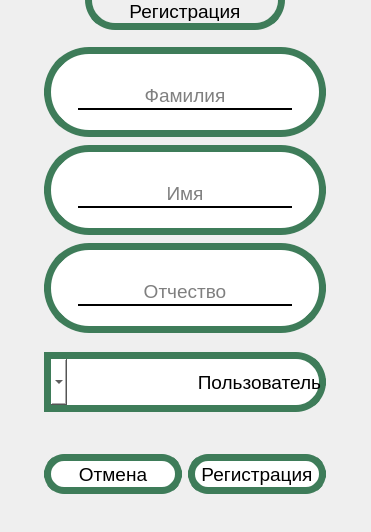
<?xml version="1.0" encoding="UTF-8"?>
<ui version="4.0">
 <class>RegFullInfo</class>
 <widget class="QDialog" name="RegFullInfo">
  <property name="geometry">
   <rect>
    <x>0</x>
    <y>0</y>
    <width>367</width>
    <height>530</height>
   </rect>
  </property>
  <property name="windowTitle">
   <string>Dialog</string>
  </property>
  <layout class="QGridLayout" name="gridLayout">
   <property name="topMargin">
    <number>0</number>
   </property>
   <item row="3" column="1" rowspan="2">
    <widget class="QWidget" name="widget_7" native="true">
     <property name="minimumSize">
      <size>
       <width>349</width>
       <height>485</height>
      </size>
     </property>
     <property name="maximumSize">
      <size>
       <width>349</width>
       <height>485</height>
      </size>
     </property>
     <layout class="QGridLayout" name="gridLayout_6">
      <property name="leftMargin">
       <number>0</number>
      </property>
      <property name="topMargin">
       <number>0</number>
      </property>
      <property name="rightMargin">
       <number>0</number>
      </property>
      <property name="bottomMargin">
       <number>0</number>
      </property>
      <item row="1" column="0">
       <widget class="QWidget" name="widget_5" native="true">
        <property name="maximumSize">
         <size>
          <width>16777215</width>
          <height>70</height>
         </size>
        </property>
        <layout class="QGridLayout" name="gridLayout_5">
         <property name="topMargin">
          <number>0</number>
         </property>
         <property name="bottomMargin">
          <number>0</number>
         </property>
         <item row="0" column="0" alignment="Qt::AlignmentFlag::AlignTop">
          <widget class="QComboBox" name="CBPermissions">
           <property name="minimumSize">
            <size>
             <width>0</width>
             <height>60</height>
            </size>
           </property>
           <property name="maximumSize">
            <size>
             <width>16777215</width>
             <height>40</height>
            </size>
           </property>
           <property name="font">
            <font>
             <pointsize>14</pointsize>
            </font>
           </property>
           <property name="layoutDirection">
            <enum>Qt::LayoutDirection::RightToLeft</enum>
           </property>
           <property name="styleSheet">
            <string notr="true">

    text-align: center;
	background:white;
	border:7px solid #3E7C59;
	border-bottom-right-radius:30;
	border-top-right-radius:30;
	color:black;
</string>
           </property>
           <property name="currentIndex">
            <number>0</number>
           </property>
           <property name="sizeAdjustPolicy">
            <enum>QComboBox::SizeAdjustPolicy::AdjustToContentsOnFirstShow</enum>
           </property>
           <item>
            <property name="text">
             <string>Пользователь</string>
            </property>
           </item>
           <item>
            <property name="text">
             <string>Администратор</string>
            </property>
           </item>
          </widget>
         </item>
        </layout>
       </widget>
      </item>
      <item row="2" column="0">
       <widget class="QWidget" name="widget_6" native="true">
        <layout class="QHBoxLayout" name="horizontalLayout">
         <item>
          <widget class="QPushButton" name="PBCancel">
           <property name="minimumSize">
            <size>
             <width>0</width>
             <height>40</height>
            </size>
           </property>
           <property name="font">
            <font>
             <pointsize>14</pointsize>
            </font>
           </property>
           <property name="styleSheet">
            <string notr="true">QPushButton{
	border-radius:20;
	background-color:white;
	color:black;
	border: 7px solid #3E7C59;
}

QPushButton:hover{
        background-color:#ACACAC;
}</string>
           </property>
           <property name="text">
            <string>Отмена</string>
           </property>
           <property name="autoDefault">
            <bool>false</bool>
           </property>
          </widget>
         </item>
         <item>
          <widget class="QPushButton" name="PBRegFullInfoReg">
           <property name="minimumSize">
            <size>
             <width>0</width>
             <height>40</height>
            </size>
           </property>
           <property name="font">
            <font>
             <pointsize>14</pointsize>
            </font>
           </property>
           <property name="styleSheet">
            <string notr="true">QPushButton{
	border-radius:20;
	background-color:white;
	color:black;
	border: 7px solid #3E7C59;
}

QPushButton:hover{
        background-color:#ACACAC;
}</string>
           </property>
           <property name="text">
            <string>Регистрация</string>
           </property>
           <property name="autoDefault">
            <bool>false</bool>
           </property>
          </widget>
         </item>
        </layout>
       </widget>
      </item>
      <item row="0" column="0">
       <widget class="QWidget" name="widget" native="true">
        <property name="minimumSize">
         <size>
          <width>300</width>
          <height>310</height>
         </size>
        </property>
        <property name="maximumSize">
         <size>
          <width>300</width>
          <height>310</height>
         </size>
        </property>
        <layout class="QVBoxLayout" name="verticalLayout">
         <item>
          <widget class="QWidget" name="widget_4" native="true">
           <property name="maximumSize">
            <size>
             <width>16777215</width>
             <height>90</height>
            </size>
           </property>
           <property name="styleSheet">
            <string notr="true">background:white;
border:7px solid #3E7C59;
border-radius:45;
</string>
           </property>
           <layout class="QGridLayout" name="gridLayout_2">
            <property name="bottomMargin">
             <number>0</number>
            </property>
            <item row="0" column="0">
             <widget class="QLineEdit" name="LESurname">
              <property name="font">
               <font>
                <pointsize>14</pointsize>
               </font>
              </property>
              <property name="styleSheet">
               <string notr="true">border: 0px solid red;
border-bottom: 2px solid black;
background: white;
height: 25px;
margin: 10 25;
color:black;</string>
              </property>
              <property name="alignment">
               <set>Qt::AlignmentFlag::AlignCenter</set>
              </property>
              <property name="placeholderText">
               <string>Фамилия</string>
              </property>
             </widget>
            </item>
           </layout>
          </widget>
         </item>
         <item>
          <widget class="QWidget" name="widget_2" native="true">
           <property name="maximumSize">
            <size>
             <width>16777215</width>
             <height>90</height>
            </size>
           </property>
           <property name="styleSheet">
            <string notr="true">background:white;
border:7px solid #3E7C59;
border-radius:45;
</string>
           </property>
           <layout class="QGridLayout" name="gridLayout_3">
            <property name="bottomMargin">
             <number>0</number>
            </property>
            <item row="0" column="0">
             <widget class="QLineEdit" name="LEName">
              <property name="font">
               <font>
                <pointsize>14</pointsize>
               </font>
              </property>
              <property name="styleSheet">
               <string notr="true">border: 0px solid red;
border-bottom: 2px solid black;
background: white;
height: 25px;
margin: 10 25;
color:black;</string>
              </property>
              <property name="alignment">
               <set>Qt::AlignmentFlag::AlignCenter</set>
              </property>
              <property name="placeholderText">
               <string>Имя</string>
              </property>
             </widget>
            </item>
           </layout>
          </widget>
         </item>
         <item>
          <widget class="QWidget" name="widget_3" native="true">
           <property name="maximumSize">
            <size>
             <width>16777215</width>
             <height>90</height>
            </size>
           </property>
           <property name="styleSheet">
            <string notr="true">background:white;
border:7px solid #3E7C59;
border-radius:45;
</string>
           </property>
           <layout class="QGridLayout" name="gridLayout_4">
            <property name="bottomMargin">
             <number>0</number>
            </property>
            <item row="0" column="0">
             <widget class="QLineEdit" name="LEPatronymic">
              <property name="font">
               <font>
                <pointsize>14</pointsize>
               </font>
              </property>
              <property name="styleSheet">
               <string notr="true">border: 0px solid red;
border-bottom: 2px solid black;
background: white;
height: 25px;
margin: 10 25;
color:black;</string>
              </property>
              <property name="alignment">
               <set>Qt::AlignmentFlag::AlignCenter</set>
              </property>
              <property name="placeholderText">
               <string>Отчество</string>
              </property>
             </widget>
            </item>
           </layout>
          </widget>
         </item>
        </layout>
       </widget>
      </item>
     </layout>
    </widget>
   </item>
   <item row="0" column="1" alignment="Qt::AlignmentFlag::AlignHCenter">
    <widget class="QWidget" name="widget_8" native="true">
     <property name="minimumSize">
      <size>
       <width>200</width>
       <height>30</height>
      </size>
     </property>
     <property name="maximumSize">
      <size>
       <width>200</width>
       <height>30</height>
      </size>
     </property>
     <property name="styleSheet">
      <string notr="true">border-bottom-right-radius:30;
border-bottom-left-radius:30;

border:7px solid #3E7C59;
border-top:none;</string>
     </property>
     <layout class="QGridLayout" name="gridLayout_7">
      <property name="topMargin">
       <number>1</number>
      </property>
      <item row="0" column="0" alignment="Qt::AlignmentFlag::AlignTop">
       <widget class="QLabel" name="label">
        <property name="font">
         <font>
          <pointsize>14</pointsize>
         </font>
        </property>
        <property name="styleSheet">
         <string notr="true">border:none;
color:black;
background:none;</string>
        </property>
        <property name="text">
         <string>Регистрация</string>
        </property>
        <property name="alignment">
         <set>Qt::AlignmentFlag::AlignCenter</set>
        </property>
       </widget>
      </item>
     </layout>
    </widget>
   </item>
  </layout>
 </widget>
 <resources/>
 <connections/>
</ui>
